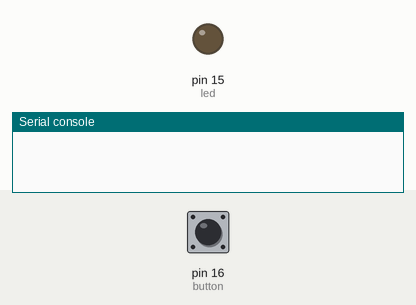
Recording of a program running on a simulated MicroPython board. On the bench: output pins drawn as LEDs (lit = HIGH), the last lines printed to the serial console. Inputs (shaded band) come from the test bench; at power-on: pin 16 (button) LOW. Random numbers come from a fixed seed.

Above: at 1.2 s.
1.3 s: pin 16 (button) pulsed HIGH 2 times (0.12 s each, 0.3 s apart)
At 7.4 s:
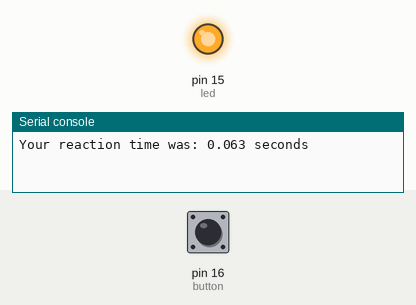
Timing chart, 0 to 8.9 s (numbered marks = the images above; inputs shaded):
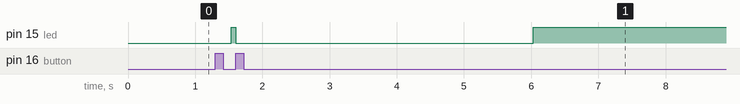

The program:

react.py
```python
from machine import Pin
import time
import urandom

led = Pin(15, Pin.OUT)
button = Pin(16, Pin.IN)

timer_start_tick = 0

def button_pressed(pin):
    global timer_start_tick
    if led.value() == 1:
        timer_reaction = time.ticks_diff(time.ticks_ms(), timer_start_tick)
        print(f"Your reaction time was: {timer_reaction/1000} seconds")
        led.value(0)

button.irq(trigger=Pin.IRQ_RISING, handler=button_pressed)

while True:
    time.sleep(urandom.uniform(1, 5))
    timer_start_tick = time.ticks_ms()
    led.value(1)
    while led.value() == 1:
        time.sleep(0.1)
```
